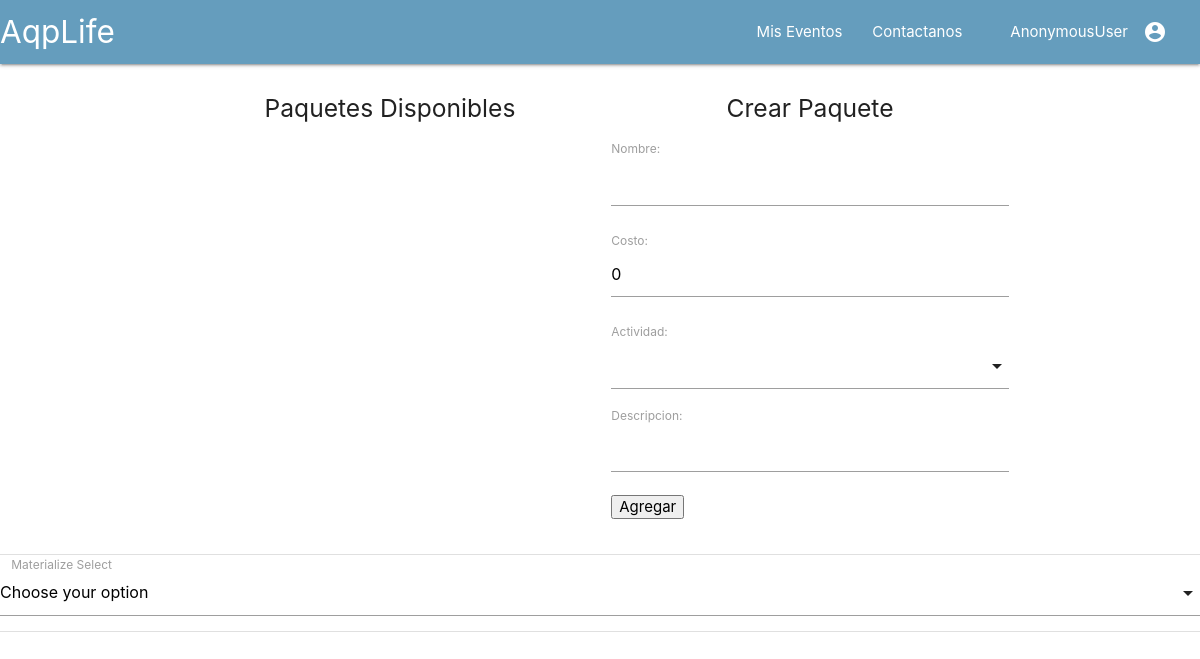
Page /eventos/1/gestionar_paquete on the earlier database version.
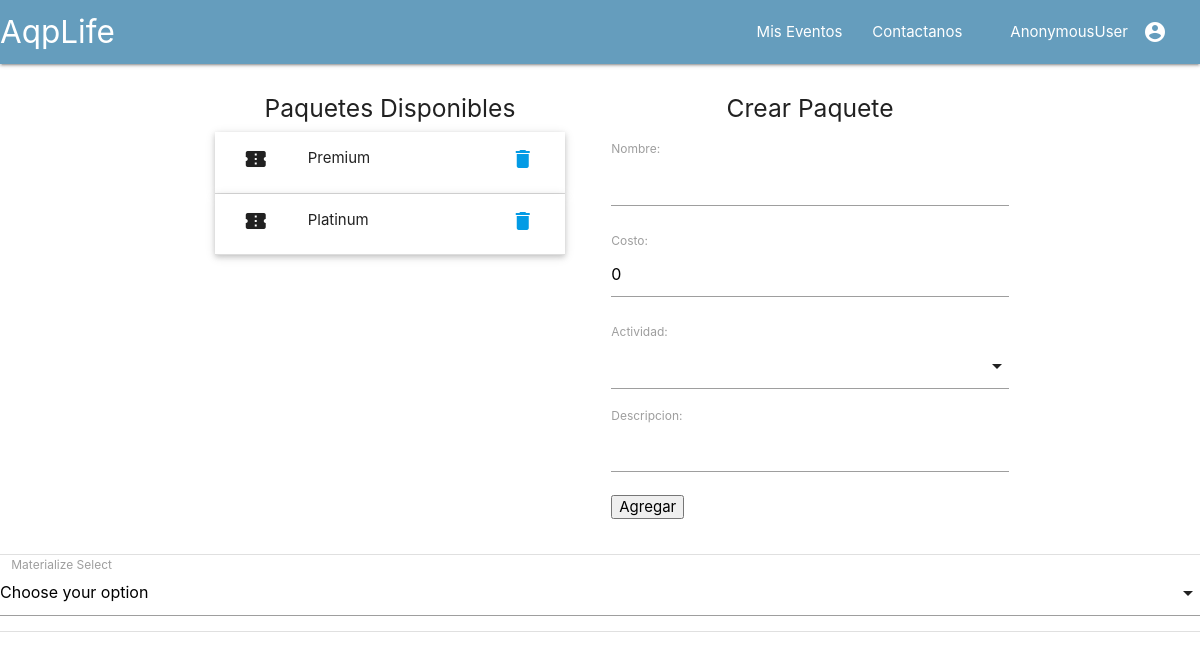
Same page on the later database version.
### eventos/models.py (models this page shows, shortened)
class Paquete(models.Model):
	evento 				=models.ForeignKey(Evento,on_delete=models.CASCADE)
	nombre 				=models.CharField(unique=True,max_length=30)
	descripcion			=models.CharField(max_length=100)
	costo				=models.FloatField(default=0)
	actividad 			=models.ManyToManyField(Actividad)

### eventos/views_modulo_configuracion.py (the view, shortened to what this page needs)
# urls.py: path('<int:evento_id>/gestionar_paquete',views.Gestionar_PaqueteDetailView.as_view(),name='gestionar_paquete'),
class Gestionar_PaqueteDetailView(DetailView):
	template_name		='eventos/gestionar_paquete.html'
	context 			={
	}
	def get(self, request, *args, **kwargs):
		evento 						=	Evento.objects.get(pk=self.kwargs.get("evento_id"))
		self.context['evento']		=	evento
		form 						= 	CrearPaqueteForm(instance_evento=evento)
		self.context['form']		=	form
		return render(request,self.template_name,self.context)

### eventos/forms.py
class CrearPaqueteForm(forms.ModelForm):
	actividad			= forms.ModelMultipleChoiceField(queryset = Actividad.objects.all())
	class Meta:
		model=Paquete
		fields=[
				'evento',
				'nombre',
				'costo',
				'actividad',
				'descripcion'
			]
		widgets={
			'evento':forms.TextInput(attrs={'class':'input ', 'style':'display:none' ,'type':'hidden'}),
		}
	def __init__(self,*args,**kwargs):
		evento=kwargs.pop('instance_evento',None)
		super(CrearPaqueteForm, self).__init__(*args, **kwargs)
		if evento:
			self.fields['evento'].initial=evento.id
			self.fields['actividad'] = forms.ModelMultipleChoiceField(queryset=Actividad.objects.filter(evento=evento.id))

### eventos/models.py (called while the page is built)
	def __str__(self):
		return self.nombre

### eventos/templates/eventos/gestionar_paquete.html (shortened to what this page needs)
{%extends 'eventos/index.html'%}
{%block section_1%}
	<div class="section row container">
		<div class="col s6">
			<ul class="collapsible popout">
			<h5 class="center-align"> Paquetes Disponibles</h5>
			{%for paquete in evento.paquete_set.all%}
				<li>
					<div class="collapsible-header">
						<i class="material-icons col s2">confirmation_number
					</i><span class="col s8">{{paquete.nombre}}</span>
						<a class="modal-trigger col s2" href="#delete"  >
							<i class="material-icons">delete</i>
						</a>
				</div>
				</li>
			{%endfor%}
		</ul>
		</div>
		<div class="col s6" >
			<h5 class="center-align">Crear Paquete</h5>
			<form action="" method="post">
                {{ form.as_p }}
                <input type="submit" value="Agregar">
                </form>
		</div>
	</div>
{%endblock%}
{%block section_2%}
	<div class="input-field col s12">
    <label>Materialize Select</label>
  </div>
{%endblock%}

Differences in the rows shown:
added Paquete: nombre "Premium"
added Paquete: nombre "Platinum"
